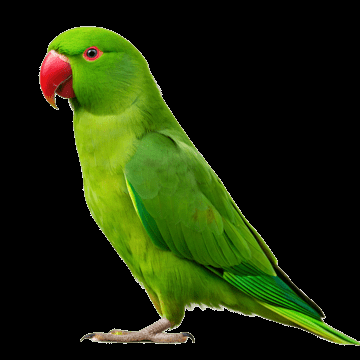
#> input picture lab5/Parrot.png, 360 x 360 px, found by its file name
$ jupyter execute lab5.ipynb
#> lines starting #> are read from the running program, lines starting #| are printed output that depends on the picture
[cell 1]
# Task 1: Box Filter (Smoothing)


import cv2
import numpy as np
import matplotlib.pyplot as plt

# Read image
image = cv2.imread(r'C:\Users\amria\image-p\lab5\Parrot.png')
#> image is the input picture: shape (360, 360, 3); mean B, G, R 7.7, 42, 28.8

if image is None:
    print("❌ Error:")
else:
    image = cv2.cvtColor(image, cv2.COLOR_BGR2RGB)

    # Apply 7x7 box filter
    smoothed = cv2.blur(image, (7, 7))
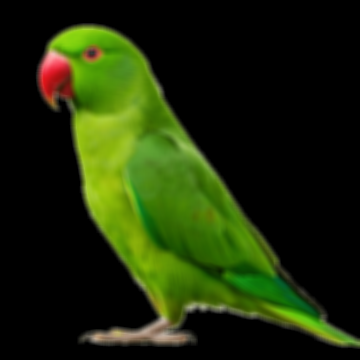
#> smoothed: shape (360, 360, 3); mean R, G, B 28.8, 42, 7.7

    # Plot
    fig, ax = plt.subplots(1, 2, figsize=(10,5))

    ax[0].imshow(image)
    ax[0].set_title("Original Image")
    ax[0].axis("off")

    ax[1].imshow(smoothed)
    ax[1].set_title("Smoothed (7x7 Box Filter)")
    ax[1].axis("off")

    plt.show()
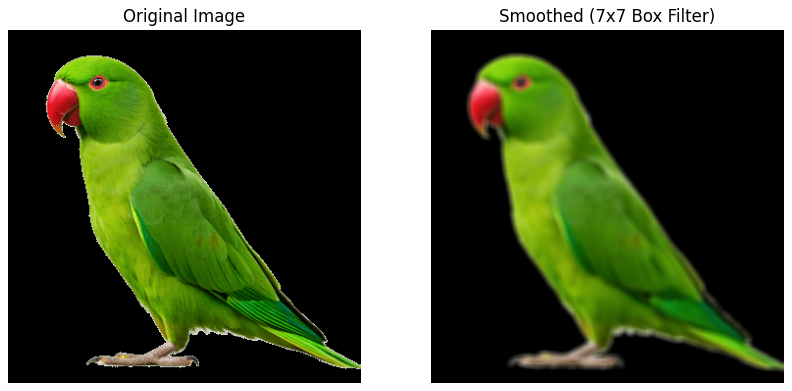
#> figure drawn by matplotlib, 2 panels

[cell 2]
# Task 2: Gaussian Filters


# Read image
image = cv2.imread('images/Parrot.png')
image = cv2.cvtColor(image, cv2.COLOR_BGR2RGB)

# Gaussian filters
gaussian_5 = cv2.GaussianBlur(image, (5, 5), 0)
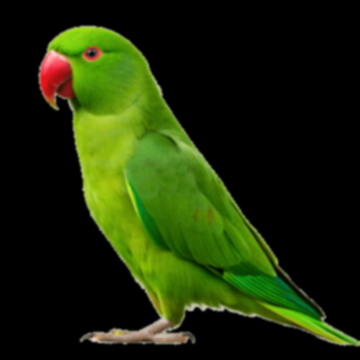
#> gaussian_5: shape (360, 360, 3); mean R, G, B 28.8, 42, 7.7
gaussian_21 = cv2.GaussianBlur(image, (21, 21), 0)
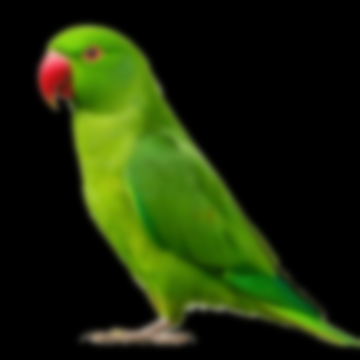
#> gaussian_21: shape (360, 360, 3); mean R, G, B 28.8, 42, 7.7

# Plot
fig, ax = plt.subplots(1, 3, figsize=(15,5))

ax[0].imshow(image)
ax[0].set_title("Original Image")
ax[0].axis("off")

ax[1].imshow(gaussian_5)
ax[1].set_title("Gaussian 5x5")
ax[1].axis("off")

ax[2].imshow(gaussian_21)
ax[2].set_title("Gaussian 21x21")
ax[2].axis("off")

plt.show()
